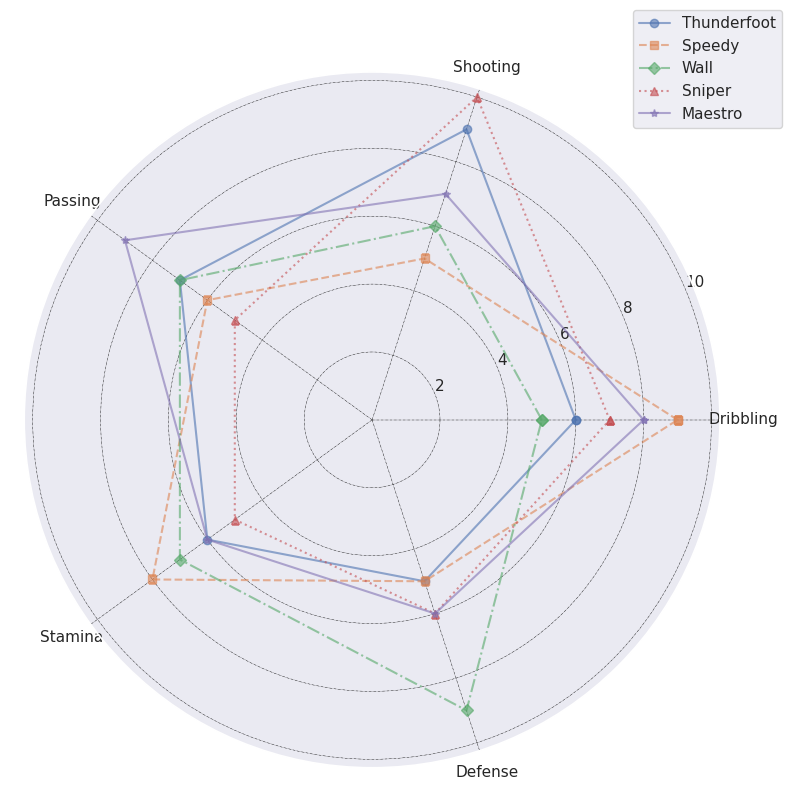

Source code (Python):
import matplotlib.pyplot as plt
import numpy as np

players = ['Thunderfoot', 'Speedy', 'Wall', 'Sniper', 'Maestro']
skills = ['Dribbling', 'Shooting', 'Passing', 'Stamina', 'Defense']

performance_data = [
    [6, 9, 7, 6, 5], 
    [9, 5, 6, 8, 5], 
    [5, 6, 7, 7, 9], 
    [7, 10, 5, 5, 6],
    [8, 7, 9, 6, 6]   
]

performance_data = [player + [player[0]] for player in performance_data]

num_vars = len(skills)
angles = np.linspace(0, 2 * np.pi, num_vars, endpoint=False).tolist()
angles += angles[:1]

fig, ax = plt.subplots(figsize=(8, 8), subplot_kw=dict(polar=True))

marker_styles = ['o', 's', 'D', '^', '*']
line_styles = ['-', '--', '-.', ':', '-']

for i, player_data in enumerate(performance_data):
    ax.plot(angles, player_data, marker=marker_styles[i % len(marker_styles)], linestyle=line_styles[i % len(line_styles)], label=players[i], alpha=0.6)

ax.set_xticks(angles[:-1])
ax.set_xticklabels(skills)

ax.grid(color='black', linestyle='-.', linewidth=0.3)

ax.legend(loc='upper right', bbox_to_anchor=(1.1, 1.1))

plt.tight_layout()
plt.show()
